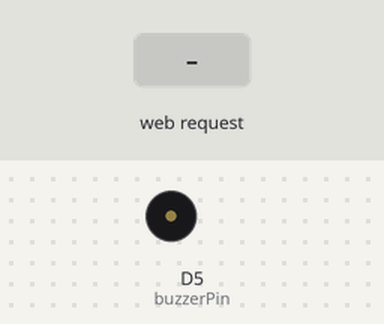
The sketch below on a simulated ESP8266 (NodeMCU). Parts: buzzer (waves = sounding, pin HIGH). The test bench sets the inputs (shaded band). WiFi joins after 1.5 s; servers stay silent unless stated; what the sketch prints to the serial monitor is not drawn.

Above: at 3.2 s.
3.3 s: HTTP request GET /ring received
At 4.1 s:
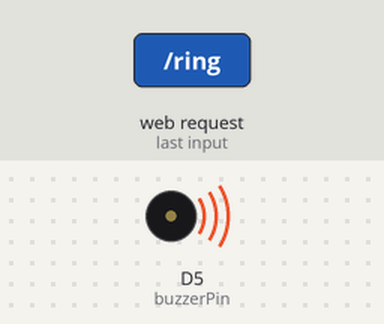
Timing chart, 0 to 6.3 s (numbered marks = the images above; inputs shaded):
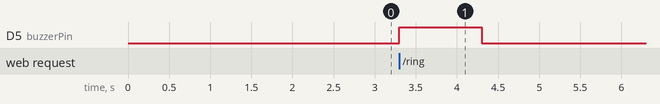

The sketch:

Ring.ino
```cpp
#include <ESP8266WiFi.h>
#include <ESP8266WebServer.h>

// WiFi Credentials
const char* ssid = " ";
const char* password = " ";

// Web server on port 80
ESP8266WebServer server(80);

// GPIO pin connected to the buzzer's I/O pin
const int buzzerPin = D5;

void setup() {
  // Set the buzzer pin as OUTPUT
  pinMode(buzzerPin, OUTPUT);
  digitalWrite(buzzerPin, LOW); // Ensure the buzzer starts off

  Serial.begin(115200);

  // Connect to Wi-Fi
  WiFi.begin(ssid, password);
  Serial.println("Connecting to WiFi...");
  while (WiFi.status() != WL_CONNECTED) {
    delay(1000);
    Serial.println("Connecting...");
  }
  Serial.println("Connected!");

  // Print the IP address of the ESP8266
  Serial.println("ESP8266 IP Address: ");
  Serial.println(WiFi.localIP());

  // Define a route to trigger the buzzer
  server.on("/ring", []() {
    digitalWrite(buzzerPin, HIGH); // Turn the buzzer on
    delay(1000);                   // Keep it on for 1 second
    digitalWrite(buzzerPin, LOW);  // Turn the buzzer off
    server.send(200, "text/plain", "Buzzer activated");
  });

  // Start the web server
  server.begin();
  Serial.println("Server started");
}

void loop() {
  // Handle incoming client requests
  server.handleClient();
}
```

Measured:
- after the input at 3.3 s, D5 (buzzerPin): LOW → HIGH at once, → LOW 1.0 s later
